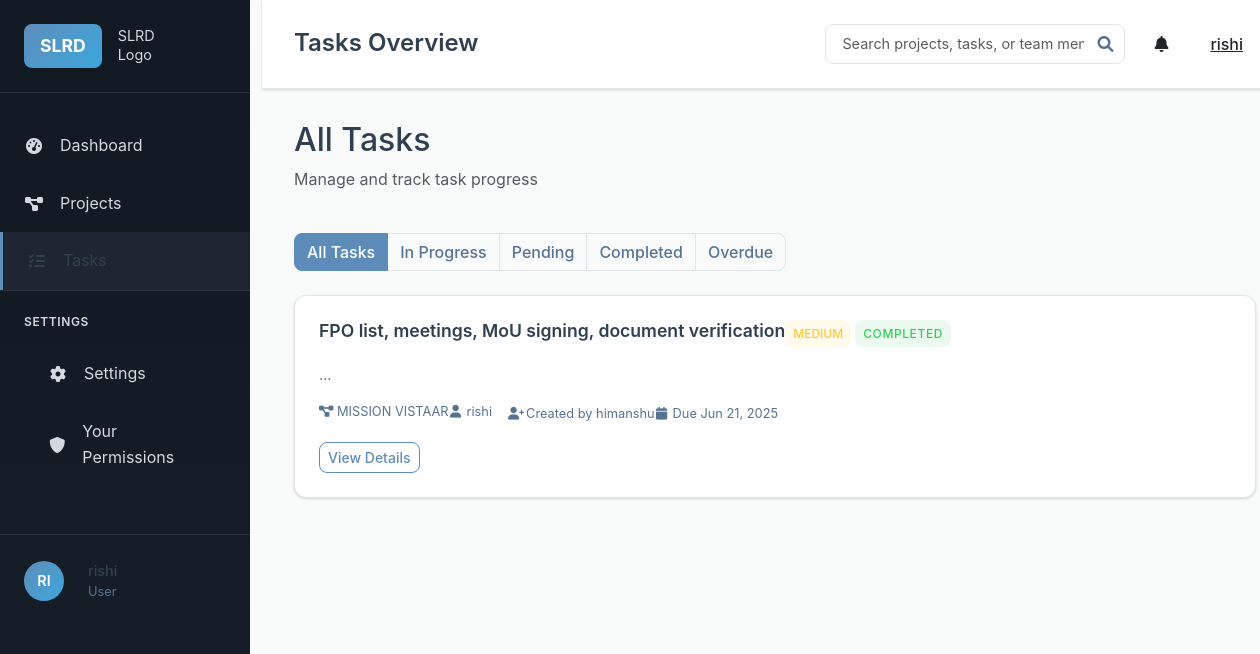
The app's page /tasks (signed in) with its own data.
### models.py (models this page shows, shortened)
class User(UserMixin, db.Model):
    id = db.Column(db.Integer, primary_key=True)
    username = db.Column(db.String(80), unique=True, nullable=False)
    email = db.Column(db.String(120), unique=True, nullable=False)
    password_hash = db.Column(db.String(256), nullable=False)
    role = db.Column(db.String(20), nullable=False, default='User')  # Admin, Manager, User
    created_at = db.Column(db.DateTime, default=lambda: datetime.now(timezone.utc))
    manager_id = db.Column(db.Integer, db.ForeignKey('user.id'), nullable=True)
    skills = db.Column(db.Text)  # JSON string of skills array
    managed_users = db.relationship('User', backref=db.backref('manager', remote_side=[id]), lazy='dynamic')
    projects_created = db.relationship('Project', foreign_keys='Project.created_by_id', backref='creator', lazy='dynamic')
    projects_assigned = db.relationship('Project', secondary='project_assignments', back_populates='assigned_users', lazy='dynamic')
    tasks_created = db.relationship('Task', foreign_keys='Task.created_by_id', backref='creator', lazy='dynamic')
    tasks_assigned = db.relationship('Task', foreign_keys='Task.assigned_to_id', backref='assigned_user', lazy='dynamic')
    comments = db.relationship('Comment', backref='author', lazy='dynamic')
    permissions = db.relationship('UserPermission', backref='user', lazy='dynamic', cascade='all, delete-orphan')
    def get_accessible_tasks(self):
        if self.role == 'Admin':
            return Task.query.all()
        elif self.role == 'Manager':
            created = Task.query.filter_by(created_by_id=self.id).all()
            assigned = Task.query.filter_by(assigned_to_id=self.id).all()
            return list(set(created + assigned))
        else:
            return Task.query.filter_by(assigned_to_id=self.id).all()

class Task(db.Model):
    id = db.Column(db.Integer, primary_key=True)
    title = db.Column(db.String(200), nullable=False)
    description = db.Column(db.Text)
    status = db.Column(db.String(20), default='Pending')  # Pending, In Progress, Completed, Overdue
    priority = db.Column(db.String(20), default='Medium')  # Low, Medium, High
    deadline = db.Column(db.Date)
    created_at = db.Column(db.DateTime, default=lambda: datetime.now(timezone.utc))
    updated_at = db.Column(db.DateTime, default=lambda: datetime.now(timezone.utc), onupdate=lambda: datetime.now(timezone.utc))
    completed_at = db.Column(db.DateTime)
    project_id = db.Column(db.Integer, db.ForeignKey('project.id'), nullable=False)
    created_by_id = db.Column(db.Integer, db.ForeignKey('user.id'), nullable=False)
    assigned_to_id = db.Column(db.Integer, db.ForeignKey('user.id'))
    dependent_on_task_id = db.Column(db.Integer, db.ForeignKey('task.id'), nullable=True)
    reassigned_from_id = db.Column(db.Integer, db.ForeignKey('user.id'), nullable=True)
    skill_match_percentage = db.Column(db.Integer, default=0)
    comments = db.relationship('Comment', backref='task', lazy='dynamic', cascade='all, delete-orphan')
    documents = db.relationship('Document', backref='task', lazy='dynamic', cascade='all, delete-orphan')
    dependent_task = db.relationship('Task', remote_side=[id], backref='dependent_tasks')
    reassigned_from = db.relationship('User', foreign_keys=[reassigned_from_id])
    def is_overdue(self):
        if self.deadline and self.status != 'Completed':
            return datetime.now().date() > self.deadline
        return False

class Project(db.Model):
    id = db.Column(db.Integer, primary_key=True)
    title = db.Column(db.String(200), nullable=False)
    description = db.Column(db.Text)
    status = db.Column(db.String(20), default='In Progress')  # Just Started, In Progress, Completed
    progress = db.Column(db.Integer, default=0)  # 0-100%
    deadline = db.Column(db.Date)
    created_at = db.Column(db.DateTime, default=lambda: datetime.now(timezone.utc))
    updated_at = db.Column(db.DateTime, default=lambda: datetime.now(timezone.utc), onupdate=lambda: datetime.now(timezone.utc))
    created_by_id = db.Column(db.Integer, db.ForeignKey('user.id'), nullable=False)
    tasks = db.relationship('Task', backref='project', lazy='dynamic', cascade='all, delete-orphan')
    comments = db.relationship('Comment', backref='project', lazy='dynamic', cascade='all, delete-orphan')
    documents = db.relationship('Document', backref='project', lazy='dynamic', cascade='all, delete-orphan')
    assigned_users = db.relationship('User', secondary='project_assignments', back_populates='projects_assigned')

### routes.py (the view)
@app.route('/tasks')
@login_required
def tasks_list():
    tasks = current_user.get_accessible_tasks()
    return render_template('tasks/list.html', tasks=tasks)

### app.py (called while the page is built)
@login_manager.user_loader
def load_user(user_id):
    from models import User
    return User.query.get(int(user_id))

### templates/tasks/list.html (shortened to what this page needs)
{% extends "base.html" %}
{% block page_title %}Tasks Overview{% endblock %}
{% block content %}
<div class="content-header">
    <div class="d-flex justify-content-between align-items-center mb-4">
        <div>
            <h2>All Tasks</h2>
            <p class="text-muted">Manage and track task progress</p>
        </div>
    </div>
</div>
<div class="task-filters mb-4">
    <div class="btn-group" role="group">
        <button type="button" class="btn btn-outline-secondary active" onclick="filterTasks('all')">All Tasks</button>
        <button type="button" class="btn btn-outline-secondary" onclick="filterTasks('in-progress')">In Progress</button>
        <button type="button" class="btn btn-outline-secondary" onclick="filterTasks('pending')">Pending</button>
        <button type="button" class="btn btn-outline-secondary" onclick="filterTasks('completed')">Completed</button>
        <button type="button" class="btn btn-outline-secondary" onclick="filterTasks('overdue')">Overdue</button>
    </div>
</div>
<div class="tasks-container">
    {% for task in tasks %}
    <div class="task-card" data-status="{{ task.status.lower().replace(' ', '-') }}"
         data-overdue="{{ 'true' if task.is_overdue() else 'false' }}">
        <div class="task-header">
            <h4><a href="{{ url_for('view_task', task_id=task.id) }}">{{ task.title }}</a></h4>
            <div class="task-badges">
                <span class="priority-badge priority-{{ task.priority.lower() }}">{{ task.priority }}</span>
                <span class="status-badge status-{{ task.status.lower().replace(' ', '-') }}">{{ task.status }}</span>
            </div>
        </div>
        <p class="task-description">{{ task.description[:150] }}...</p>
        <div class="task-meta">
            <div class="meta-row">
                <div class="meta-item">
                    <i class="fas fa-project-diagram"></i>
                    <span>{{ task.project.title }}</span>
                </div>
                {% if task.assigned_user %}
                <div class="meta-item">
                    <i class="fas fa-user"></i>
                    <span>{{ task.assigned_user.username }}</span>
                </div>
                {% endif %}
            </div>
            <div class="meta-row">
                <div class="meta-item">
                    <i class="fas fa-user-plus"></i>
                    <span>Created by {{ task.creator.username }}</span>
                </div>
                {% if task.deadline %}
                <div class="meta-item">
                    <i class="fas fa-calendar"></i>
                    <span>Due {{ task.deadline.strftime('%b %d, %Y') }}</span>
                </div>
                {% endif %}
            </div>
        </div>
        <div class="task-actions">
            <a href="{{ url_for('view_task', task_id=task.id) }}" class="btn btn-outline-primary btn-sm">
                View Details
            </a>
        </div>
    </div>
    {% endfor %}
</div>
{% endblock %}

### templates/base.html (shortened to what this page needs)
<!DOCTYPE html>
<html lang="en">
<head>
    <link href="https://cdn.jsdelivr.net/npm/bootstrap@5.3.0/dist/css/bootstrap.min.css" rel="stylesheet">
    <link href="https://cdnjs.cloudflare.com/ajax/libs/font-awesome/6.0.0/css/all.min.css" rel="stylesheet">
    <link href="{{ url_for('static', filename='css/style.css') }}" rel="stylesheet">
</head>
<body>
    {% if current_user.is_authenticated %}
    <div class="container-fluid">
        <div class="row">
            <div class="col-md-2 p-0">
                <div class="sidebar">
                    <div class="sidebar-header">
                        <div class="logo">
                            <span class="slrd-logo">SLRD</span>
                            <span class="logo-text">SLRD<br>Logo</span>
                        </div>
                    </div>
                    <nav class="sidebar-nav">
                        <ul class="nav flex-column">
                            <li class="nav-item">
                                <a class="nav-link" href="{{ url_for('index') }}">
                                    <i class="fas fa-tachometer-alt"></i> Dashboard
                                </a>
                            </li>
                            <li class="nav-item">
                                <a class="nav-link" href="{{ url_for('projects_list') }}">
                                    <i class="fas fa-project-diagram"></i> Projects
                                </a>
                            </li>
                            <li class="nav-item">
                                <a class="nav-link" href="{{ url_for('tasks_list') }}">
                                    <i class="fas fa-tasks"></i> Tasks
                                </a>
                            </li>
                        </ul>
                        <div class="sidebar-settings">
                            <h6>SETTINGS</h6>
                            <ul class="nav flex-column">
                                <li class="nav-item">
                                    <a class="nav-link" href="{{ url_for('settings') }}">
                                        <i class="fas fa-cog"></i> Settings
                                    </a>
                                </li>
                                <li class="nav-item">
                                    <a class="nav-link" href="{{ url_for('your_permissions') }}">
                                        <i class="fas fa-shield-alt"></i> Your Permissions
                                    </a>
                                </li>
                            </ul>
                        </div>
                    </nav>
                    <div class="sidebar-user">
                        <div class="user-avatar">{{ current_user.username[:2].upper() }}</div>
                        <div class="user-info">
                            <div class="user-name">{{ current_user.username }}</div>
                            <div class="user-role">{{ current_user.role }}</div>
                        </div>
                    </div>
                </div>
            </div>
            <div class="col-md-10 main-content">
                <header class="main-header">
                    <div class="d-flex justify-content-between align-items-center">
                        <h1>{% block page_title %}SLRD Project Management{% endblock %}</h1>
                        <div class="header-actions">
                            <div class="search-box">
                                <input type="text" class="form-control" placeholder="Search projects, tasks, or team members">
                                <i class="fas fa-search"></i>
                            </div>
                            <div class="dropdown">
                                <button class="btn btn-link text-dark" type="button" data-bs-toggle="dropdown">
                                    <i class="fas fa-bell"></i>
                                </button>
                            </div>
                            <div class="dropdown">
                                <button class="btn btn-link text-dark" type="button" data-bs-toggle="dropdown">
                                    {{ current_user.username }}
                                </button>
                            </div>
                        </div>
                    </div>
                </header>
                <div class="content-area">
                    {% block content %}{% endblock %}
                </div>
            </div>
        </div>
    </div>
    {% else %}
    <div class="auth-container">
        {% block auth_content %}{% endblock %}
    </div>
    {% endif %}
</body>
</html>

### records on screen
User: username "RI", username "rishi", role "User"
Task: title "FPO list, meetings, MoU signing, document verification", priority "MEDIUM", status "COMPLETED", project "MISSION VISTAAR", assigned_user.username "rishi", creator.username "himanshu", deadline "Jun 21, 2025"
